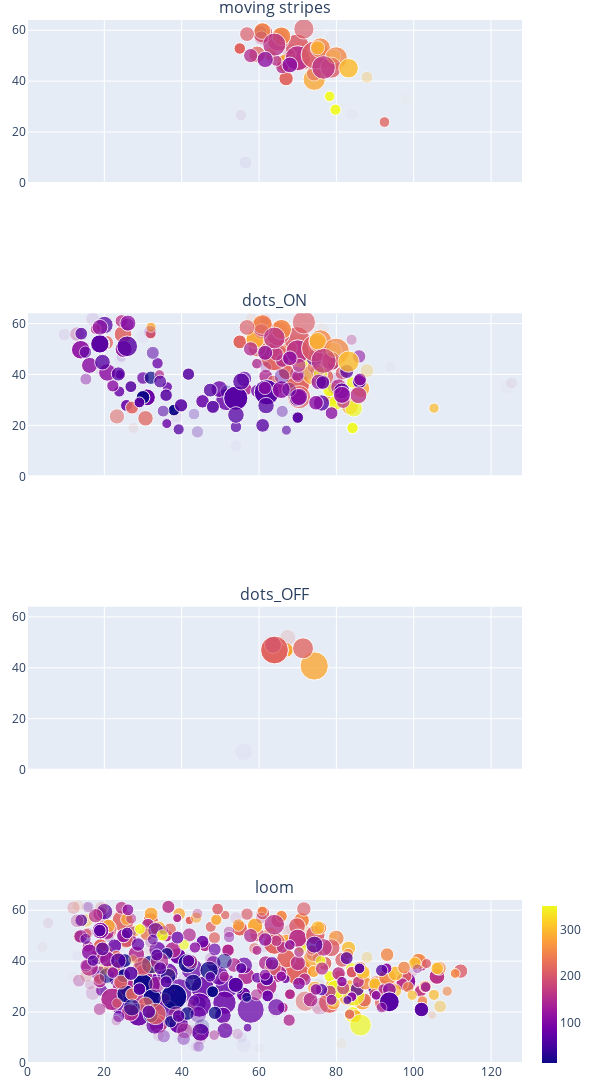

Here is the notebook cell this chart was saved with:
### Code cell
import plotly.express as px
import plotly.subplots as sp

# Get unique stimtypes
unique_stimtypes = pooled_data['stimtype'].unique()

# Create a subplot with a number of rows equal to the number of unique stimtypes
num_stimtypes = len(unique_stimtypes)
fig = sp.make_subplots(rows=num_stimtypes, cols=1, shared_xaxes=True, subplot_titles=unique_stimtypes)

# Loop through each stimtype and generate a scatter plot for each
for i, stimtype in enumerate(unique_stimtypes):
    # Filter the DataFrame for the current stimtype
    filtered_data = pooled_data[pooled_data['stimtype'] == stimtype]
    
    # Create the scatter plot for this stimtype
    scatter = px.scatter(
        x=filtered_data['x_centroid'],
        y=filtered_data['y_centroid'] % y_res,
        color=filtered_data['plane_depth'],
        size=abs(filtered_data['amplitude']),
        opacity=filtered_data['size'] / filtered_data['size'].max()
    )

    # Add the scatter plot to the subplot
    for trace in scatter['data']:
        fig.add_trace(trace, row=i + 1, col=1)

# Update layout
fig.update_layout(coloraxis=dict(colorscale='Plasma', colorbar=dict(thickness=15, len=0.17, yanchor='bottom', y=-0.01)), 
                  height=300 * num_stimtypes, width=600, showlegend=False, 
                  margin=dict(l=20, r=20, t=20, b=20))

# Set axis ranges
fig.update_xaxes(range=[0, 128])
fig.update_yaxes(range=[0, 64])

# Show the figure
fig.show()

### Figure 1 — Plotly figure (JSON) as saved in the notebook; plotly's stock layout.template omitted (floating-point values rounded to 4 significant figures; data arrays with more than 128 entries replaced by an {"elided": "..."} marker saying what was removed)
{"data": [{"hovertemplate": "x=%{x}<br>y=%{y}<br>size=%{marker.size}<br>color=%{marker.color}<extra></extra>", "legendgroup": "", "marker": {"color": [282.5, 215, 282.5, 282.5, 215, 215, 350, 350, 215, 215, 282.5, 215, 215, 215, 215, 147.5, 147.5, 282.5, 147.5, 282.5, 282.5, 147.5, 147.5, 205.7, 158.6, 205.7, 205.7, 252.9, 252.9, 158.6, 252.9, 205.7, 205.7, 158.6, 158.6, 205.7, 252.9, 300, 158.6, 158.6, 205.7, 300, 205.7, 205.7, 111.4, 111.4, 158.6, 300, 158.6, 64.29, 300, 252.9, 64.29, 205.7, 158.6, 64.29, 205.7, 205.7, 158.6, 111.4], "coloraxis": "coloraxis", "opacity": [1, 0.9512, 0.7317, 0.8049, 0.7805, 1, 0.9268, 0.9268, 0.02439, 0.02439, 0.2927, 0.7805, 0.5122, 0.7805, 0.1707, 0.7805, 0.7561, 0.02439, 0.1951, 0.02439, 0.02439, 0.07317, 0.02439, 0.8537, 1, 0.8537, 0.9024, 0.8293, 0.9512, 0.7561, 0.8049, 0.8049, 0.9268, 0.7805, 0.02439, 0.02439, 0.8537, 0.7317, 0.8049, 0.07317, 0.6585, 0.8293, 0.6829, 0.1463, 0.8293, 0.7805, 0.2439, 0.2927, 0.02439, 0.07317, 0.2439, 0.02439, 0.04878, 0.02439, 0.02439, 0.02439, 0.02439, 0.02439, 0.02439, 0.02439], "size": [5.295, 3.109, 2.578, 7.428, 4.143, 1.99, 1.653, 1.858, 2.151, 3.125, 9.895, 4.263, 3.544, 1.73, 2.214, 2.481, 3.015, 2.564, 2.744, 2.018, 1.851, 1.955, 2.077, 8.768, 9.367, 6.821, 11.97, 6.067, 5.164, 1.908, 7.673, 6.691, 6.054, 8.357, 2.564, 4.44, 4.256, 2.944, 8.028, 2.281, 6.139, 5.73, 3.299, 2.235, 3.724, 3.94, 3.1, 2.083, 2.451, 2.694, 3.083, 2.566, 2.465, 2.373, 3.66, 3.063, 1.801, 3.217, 2.058, 2.488], "sizemode": "area", "sizeref": 0.02991, "symbol": "circle"}, "mode": "markers", "name": "", "orientation": "v", "showlegend": false, "type": "scatter", "x": [67, 67, 62.9, 74.27, 59.5, 55.02, 78.26, 79.76, 67, 66, 71, 71.38, 74.24, 92.44, 67.43, 66, 57.84, 76, 63.62, 58, 98, 55.33, 84, 69.83, 70, 64.91, 74.54, 75.85, 65.79, 64.48, 79.94, 78.64, 60.97, 76.69, 73, 77, 60.86, 75.17, 63.94, 68.33, 71.59, 83.15, 56.89, 68, 67.97, 61.59, 60.6, 87.92, 75, 60.33, 79.3, 75, 56.5, 78, 69, 67, 82, 79, 74, 66], "xaxis": "x", "y": [47, 41, 50.57, 40.73, 50.5, 52.8, 34.03, 28.79, 45, 44, 50.75, 47.66, 43.05, 23.94, 51.86, 45.41, 50.03, 47, 49, 49, 33, 26.67, 27, 53.74, 49, 55.97, 50.27, 53.03, 57.64, 48, 49.03, 45.27, 58.89, 45.38, 47, 48, 59.63, 53.1, 54.33, 52.67, 60.48, 45.06, 58.46, 50.5, 46.35, 48.5, 56.9, 41.5, 49, 59.33, 49.7, 59, 8, 53, 56, 51, 47, 57, 52, 58], "yaxis": "y"}, {"hovertemplate": "x=%{x}<br>y=%{y}<br>size=%{marker.size}<br>color=%{marker.color}<extra></extra>", "legendgroup": "", "marker": {"color": {"elided": "198 float values"}, "coloraxis": "coloraxis", "opacity": {"elided": "198 float values"}, "size": {"elided": "198 float values"}, "sizemode": "area", "sizeref": 0.02943, "symbol": "circle"}, "mode": "markers", "name": "", "orientation": "v", "showlegend": false, "type": "scatter", "x": {"elided": "198 float values"}, "xaxis": "x2", "y": {"elided": "198 float values"}, "yaxis": "y2"}, {"hovertemplate": "x=%{x}<br>y=%{y}<br>size=%{marker.size}<br>color=%{marker.color}<extra></extra>", "legendgroup": "", "marker": {"color": [282.5, 215, 282.5, 215, 215, 147.5, 80], "coloraxis": "coloraxis", "opacity": [1, 1, 0.8049, 0.7805, 0.1707, 0.1951, 0.02439], "size": [1.368, 4.964, 5.125, 2.824, 1.702, 1.848, 1.978], "sizemode": "area", "sizeref": 0.01281, "symbol": "circle"}, "mode": "markers", "name": "", "orientation": "v", "showlegend": false, "type": "scatter", "x": [67, 64, 74.27, 71.38, 67.43, 63.62, 56], "xaxis": "x3", "y": [47, 47, 40.73, 47.66, 51.86, 49, 7], "yaxis": "y3"}, {"hovertemplate": "x=%{x}<br>y=%{y}<br>size=%{marker.size}<br>color=%{marker.color}<extra></extra>", "legendgroup": "", "marker": {"color": {"elided": "427 float values"}, "coloraxis": "coloraxis", "opacity": {"elided": "427 float values"}, "size": {"elided": "427 float values"}, "sizemode": "area", "sizeref": 0.03267, "symbol": "circle"}, "mode": "markers", "name": "", "orientation": "v", "showlegend": false, "type": "scatter", "x": {"elided": "427 float values"}, "xaxis": "x4", "y": {"elided": "427 float values"}, "yaxis": "y4"}], "layout": {"annotations": [{"font": {"size": 16}, "showarrow": false, "text": "moving stripes", "x": 0.5, "xanchor": "center", "xref": "paper", "y": 1, "yanchor": "bottom", "yref": "paper"}, {"font": {"size": 16}, "showarrow": false, "text": "dots_ON", "x": 0.5, "xanchor": "center", "xref": "paper", "y": 0.7188, "yanchor": "bottom", "yref": "paper"}, {"font": {"size": 16}, "showarrow": false, "text": "dots_OFF", "x": 0.5, "xanchor": "center", "xref": "paper", "y": 0.4375, "yanchor": "bottom", "yref": "paper"}, {"font": {"size": 16}, "showarrow": false, "text": "loom", "x": 0.5, "xanchor": "center", "xref": "paper", "y": 0.1562, "yanchor": "bottom", "yref": "paper"}], "coloraxis": {"colorbar": {"len": 0.17, "thickness": 15, "y": -0.01, "yanchor": "bottom"}, "colorscale": [[0, "#0d0887"], [0.1111, "#46039f"], [0.2222, "#7201a8"], [0.3333, "#9c179e"], [0.4444, "#bd3786"], [0.5556, "#d8576b"], [0.6667, "#ed7953"], [0.7778, "#fb9f3a"], [0.8889, "#fdca26"], [1, "#f0f921"]]}, "height": 1200, "margin": {"b": 20, "l": 20, "r": 20, "t": 20}, "showlegend": false, "width": 600, "xaxis": {"anchor": "y", "domain": [0, 1], "matches": "x4", "range": [0, 128], "showticklabels": false}, "xaxis2": {"anchor": "y2", "domain": [0, 1], "matches": "x4", "range": [0, 128], "showticklabels": false}, "xaxis3": {"anchor": "y3", "domain": [0, 1], "matches": "x4", "range": [0, 128], "showticklabels": false}, "xaxis4": {"anchor": "y4", "domain": [0, 1], "range": [0, 128]}, "yaxis": {"anchor": "x", "domain": [0.8438, 1], "range": [0, 64]}, "yaxis2": {"anchor": "x2", "domain": [0.5625, 0.7188], "range": [0, 64]}, "yaxis3": {"anchor": "x3", "domain": [0.2812, 0.4375], "range": [0, 64]}, "yaxis4": {"anchor": "x4", "domain": [0, 0.1562], "range": [0, 64]}}}
